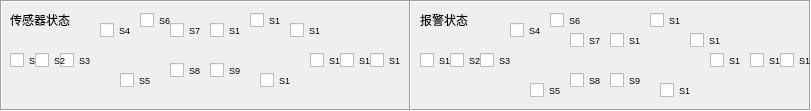
   <widget class="QFrame" name="frame_7">
    <property name="geometry">
     <rect>
      <x>340</x>
      <y>550</y>
      <width>811</width>
      <height>111</height>
     </rect>
    </property>
    <property name="sizePolicy">
     <sizepolicy hsizetype="Expanding" vsizetype="Expanding">
      <horstretch>0</horstretch>
      <verstretch>0</verstretch>
     </sizepolicy>
    </property>
    <property name="frameShape">
     <enum>QFrame::Box</enum>
    </property>
    <property name="frameShadow">
     <enum>QFrame::Sunken</enum>
    </property>
    <widget class="QCheckBox" name="checkBox_S5">
     <property name="geometry">
      <rect>
       <x>120</x>
       <y>70</y>
       <width>31</width>
       <height>20</height>
      </rect>
     </property>
     <property name="sizePolicy">
      <sizepolicy hsizetype="Expanding" vsizetype="Expanding">
       <horstretch>0</horstretch>
       <verstretch>0</verstretch>
      </sizepolicy>
     </property>
     <property name="font">
      <font>
       <pointsize>7</pointsize>
      </font>
     </property>
     <property name="styleSheet">
      <string notr="true">QCheckBox{  
 spacing: 2px;
}
QCheckBox::indicator {
width: 10px;
height: 10px;
};</string>
     </property>
     <property name="text">
      <string>S5</string>
     </property>
    </widget>
    <widget class="QCheckBox" name="checkBox_S1">
     <property name="geometry">
      <rect>
       <x>10</x>
       <y>50</y>
       <width>31</width>
       <height>20</height>
      </rect>
     </property>
     <property name="sizePolicy">
      <sizepolicy hsizetype="Expanding" vsizetype="Expanding">
       <horstretch>0</horstretch>
       <verstretch>0</verstretch>
      </sizepolicy>
     </property>
     <property name="font">
      <font>
       <pointsize>7</pointsize>
      </font>
     </property>
     <property name="styleSheet">
      <string notr="true">QCheckBox{  
 spacing: 2px;
}
QCheckBox::indicator {
width: 10px;
height: 10px;
};</string>
     </property>
     <property name="text">
      <string>S1</string>
     </property>
     <property name="iconSize">
      <size>
       <width>16</width>
       <height>16</height>
      </size>
     </property>
    </widget>
    <widget class="QCheckBox" name="checkBox_S3">
     <property name="geometry">
      <rect>
       <x>60</x>
       <y>50</y>
       <width>31</width>
       <height>20</height>
      </rect>
     </property>
     <property name="sizePolicy">
      <sizepolicy hsizetype="Expanding" vsizetype="Expanding">
       <horstretch>0</horstretch>
       <verstretch>0</verstretch>
      </sizepolicy>
     </property>
     <property name="font">
      <font>
       <pointsize>7</pointsize>
      </font>
     </property>
     <property name="styleSheet">
      <string notr="true">QCheckBox{  
 spacing: 2px;
}
QCheckBox::indicator {
width: 10px;
height: 10px;
};</string>
     </property>
     <property name="text">
      <string>S3</string>
     </property>
    </widget>
    <widget class="QCheckBox" name="checkBox_S6">
     <property name="geometry">
      <rect>
       <x>140</x>
       <y>10</y>
       <width>31</width>
       <height>20</height>
      </rect>
     </property>
     <property name="sizePolicy">
      <sizepolicy hsizetype="Expanding" vsizetype="Expanding">
       <horstretch>0</horstretch>
       <verstretch>0</verstretch>
      </sizepolicy>
     </property>
     <property name="font">
      <font>
       <pointsize>7</pointsize>
      </font>
     </property>
     <property name="styleSheet">
      <string notr="true">QCheckBox{  
 spacing: 2px;
}
QCheckBox::indicator {
width: 10px;
height: 10px;
};</string>
     </property>
     <property name="text">
      <string>S6</string>
     </property>
    </widget>
    <widget class="QCheckBox" name="checkBox_S4">
     <property name="geometry">
      <rect>
       <x>100</x>
       <y>20</y>
       <width>31</width>
       <height>20</height>
      </rect>
     </property>
     <property name="sizePolicy">
      <sizepolicy hsizetype="Expanding" vsizetype="Expanding">
       <horstretch>0</horstretch>
       <verstretch>0</verstretch>
      </sizepolicy>
     </property>
     <property name="font">
      <font>
       <pointsize>7</pointsize>
      </font>
     </property>
     <property name="styleSheet">
      <string notr="true">QCheckBox{  
 spacing: 2px;
}
QCheckBox::indicator {
width: 10px;
height: 10px;
};</string>
     </property>
     <property name="text">
      <string>S4</string>
     </property>
    </widget>
    <widget class="QCheckBox" name="checkBox_S2">
     <property name="geometry">
      <rect>
       <x>35</x>
       <y>50</y>
       <width>31</width>
       <height>20</height>
      </rect>
     </property>
     <property name="sizePolicy">
      <sizepolicy hsizetype="Expanding" vsizetype="Expanding">
       <horstretch>0</horstretch>
       <verstretch>0</verstretch>
      </sizepolicy>
     </property>
     <property name="font">
      <font>
       <pointsize>7</pointsize>
      </font>
     </property>
     <property name="styleSheet">
      <string notr="true">QCheckBox{  
 spacing: 2px;
}
QCheckBox::indicator {
width: 10px;
height: 10px;
};</string>
     </property>
     <property name="text">
      <string>S2</string>
     </property>
     <property name="iconSize">
      <size>
       <width>16</width>
       <height>16</height>
      </size>
     </property>
    </widget>
    <widget class="QCheckBox" name="checkBox_S15">
     <property name="geometry">
      <rect>
       <x>340</x>
       <y>50</y>
       <width>31</width>
       <height>20</height>
      </rect>
     </property>
     <property name="font">
      <font>
       <pointsize>7</pointsize>
      </font>
     </property>
     <property name="styleSheet">
      <string notr="true">QCheckBox{  
 spacing: 2px;
}
QCheckBox::indicator {
width: 10px;
height: 10px;
};</string>
     </property>
     <property name="text">
      <string>S15</string>
     </property>
    </widget>
    <widget class="QCheckBox" name="checkBox_S13">
     <property name="geometry">
      <rect>
       <x>290</x>
       <y>20</y>
       <width>31</width>
       <height>20</height>
      </rect>
     </property>
     <property name="font">
      <font>
       <pointsize>7</pointsize>
      </font>
     </property>
     <property name="styleSheet">
      <string notr="true">QCheckBox{  
 spacing: 2px;
}
QCheckBox::indicator {
width: 10px;
height: 10px;
};</string>
     </property>
     <property name="text">
      <string>S13</string>
     </property>
    </widget>
    <widget class="QCheckBox" name="checkBox_S16">
     <property name="geometry">
      <rect>
       <x>370</x>
       <y>50</y>
       <width>31</width>
       <height>20</height>
      </rect>
     </property>
     <property name="font">
      <font>
       <pointsize>7</pointsize>
      </font>
     </property>
     <property name="styleSheet">
      <string notr="true">QCheckBox{  
 spacing: 2px;
}
QCheckBox::indicator {
width: 10px;
height: 10px;
};</string>
     </property>
     <property name="text">
      <string>S16</string>
     </property>
    </widget>
    <widget class="QCheckBox" name="checkBox_S14">
     <property name="geometry">
      <rect>
       <x>310</x>
       <y>50</y>
       <width>31</width>
       <height>20</height>
      </rect>
     </property>
     <property name="font">
      <font>
       <pointsize>7</pointsize>
      </font>
     </property>
     <property name="styleSheet">
      <string notr="true">QCheckBox{  
 spacing: 2px;
}
QCheckBox::indicator {
width: 10px;
height: 10px;
};</string>
     </property>
     <property name="text">
      <string>S14</string>
     </property>
    </widget>
    <widget class="QLabel" name="label_68">
     <property name="geometry">
      <rect>
       <x>210</x>
       <y>110</y>
       <width>111</width>
       <height>20</height>
      </rect>
     </property>
     <property name="sizePolicy">
      <sizepolicy hsizetype="Expanding" vsizetype="Expanding">
       <horstretch>0</horstretch>
       <verstretch>0</verstretch>
      </sizepolicy>
     </property>
     <property name="text">
      <string>通行传感器状态</string>
     </property>
    </widget>
    <widget class="QCheckBox" name="checkBox_S12">
     <property name="geometry">
      <rect>
       <x>260</x>
       <y>70</y>
       <width>31</width>
       <height>20</height>
      </rect>
     </property>
     <property name="font">
      <font>
       <pointsize>7</pointsize>
      </font>
     </property>
     <property name="styleSheet">
      <string notr="true">QCheckBox{  
 spacing: 2px;
}
QCheckBox::indicator {
width: 10px;
height: 10px;
};</string>
     </property>
     <property name="text">
      <string>S12</string>
     </property>
    </widget>
    <widget class="QCheckBox" name="checkBox_S8">
     <property name="geometry">
      <rect>
       <x>170</x>
       <y>60</y>
       <width>31</width>
       <height>20</height>
      </rect>
     </property>
     <property name="sizePolicy">
      <sizepolicy hsizetype="Expanding" vsizetype="Expanding">
       <horstretch>0</horstretch>
       <verstretch>0</verstretch>
      </sizepolicy>
     </property>
     <property name="font">
      <font>
       <pointsize>7</pointsize>
      </font>
     </property>
     <property name="styleSheet">
      <string notr="true">QCheckBox{  
 spacing: 2px;
}
QCheckBox::indicator {
width: 10px;
height: 10px;
};</string>
     </property>
     <property name="text">
      <string>S8</string>
     </property>
    </widget>
    <widget class="QCheckBox" name="checkBox_S10">
     <property name="geometry">
      <rect>
       <x>210</x>
       <y>20</y>
       <width>31</width>
       <height>20</height>
      </rect>
     </property>
     <property name="sizePolicy">
      <sizepolicy hsizetype="Expanding" vsizetype="Expanding">
       <horstretch>0</horstretch>
       <verstretch>0</verstretch>
      </sizepolicy>
     </property>
     <property name="font">
      <font>
       <pointsize>7</pointsize>
      </font>
     </property>
     <property name="styleSheet">
      <string notr="true">QCheckBox{  
 spacing: 2px;
}
QCheckBox::indicator {
width: 10px;
height: 10px;
};</string>
     </property>
     <property name="text">
      <string>S10</string>
     </property>
    </widget>
    <widget class="QCheckBox" name="checkBox_S9">
     <property name="geometry">
      <rect>
       <x>210</x>
       <y>60</y>
       <width>31</width>
       <height>20</height>
      </rect>
     </property>
     <property name="sizePolicy">
      <sizepolicy hsizetype="Expanding" vsizetype="Expanding">
       <horstretch>0</horstretch>
       <verstretch>0</verstretch>
      </sizepolicy>
     </property>
     <property name="font">
      <font>
       <pointsize>7</pointsize>
      </font>
     </property>
     <property name="styleSheet">
      <string notr="true">QCheckBox{  
 spacing: 2px;
}
QCheckBox::indicator {
width: 10px;
height: 10px;
};</string>
     </property>
     <property name="text">
      <string>S9</string>
     </property>
    </widget>
    <widget class="QCheckBox" name="checkBox_S7">
     <property name="geometry">
      <rect>
       <x>170</x>
       <y>20</y>
       <width>31</width>
       <height>20</height>
      </rect>
     </property>
     <property name="sizePolicy">
      <sizepolicy hsizetype="Expanding" vsizetype="Expanding">
       <horstretch>0</horstretch>
       <verstretch>0</verstretch>
      </sizepolicy>
     </property>
     <property name="font">
      <font>
       <pointsize>7</pointsize>
      </font>
     </property>
     <property name="styleSheet">
      <string notr="true">QCheckBox{  
 spacing: 2px;
}
QCheckBox::indicator {
width: 10px;
height: 10px;
};</string>
     </property>
     <property name="text">
      <string>S7</string>
     </property>
    </widget>
    <widget class="QCheckBox" name="checkBox_S11">
     <property name="geometry">
      <rect>
       <x>250</x>
       <y>10</y>
       <width>31</width>
       <height>20</height>
      </rect>
     </property>
     <property name="sizePolicy">
      <sizepolicy hsizetype="Expanding" vsizetype="Expanding">
       <horstretch>0</horstretch>
       <verstretch>0</verstretch>
      </sizepolicy>
     </property>
     <property name="font">
      <font>
       <pointsize>7</pointsize>
      </font>
     </property>
     <property name="styleSheet">
      <string notr="true">QCheckBox{  
 spacing: 2px;
}
QCheckBox::indicator {
width: 10px;
height: 10px;
};</string>
     </property>
     <property name="text">
      <string>S11</string>
     </property>
    </widget>
    <widget class="QLabel" name="label_41">
     <property name="geometry">
      <rect>
       <x>10</x>
       <y>10</y>
       <width>81</width>
       <height>20</height>
      </rect>
     </property>
     <property name="sizePolicy">
      <sizepolicy hsizetype="Expanding" vsizetype="Expanding">
       <horstretch>0</horstretch>
       <verstretch>0</verstretch>
      </sizepolicy>
     </property>
     <property name="text">
      <string>传感器状态</string>
     </property>
    </widget>
    <widget class="Line" name="line_2">
     <property name="geometry">
      <rect>
       <x>400</x>
       <y>0</y>
       <width>20</width>
       <height>111</height>
      </rect>
     </property>
     <property name="orientation">
      <enum>Qt::Vertical</enum>
     </property>
    </widget>
    <widget class="QCheckBox" name="checkBox_S1_2">
     <property name="geometry">
      <rect>
       <x>420</x>
       <y>50</y>
       <width>31</width>
       <height>20</height>
      </rect>
     </property>
     <property name="sizePolicy">
      <sizepolicy hsizetype="Expanding" vsizetype="Expanding">
       <horstretch>0</horstretch>
       <verstretch>0</verstretch>
      </sizepolicy>
     </property>
     <property name="font">
      <font>
       <pointsize>7</pointsize>
      </font>
     </property>
     <property name="styleSheet">
      <string notr="true">QCheckBox{  
 spacing: 2px;
}
QCheckBox::indicator {
width: 10px;
height: 10px;
};</string>
     </property>
     <property name="text">
      <string>S1</string>
     </property>
     <property name="iconSize">
      <size>
       <width>16</width>
       <height>16</height>
      </size>
     </property>
    </widget>
    <widget class="QCheckBox" name="checkBox_S2_2">
     <property name="geometry">
      <rect>
       <x>450</x>
       <y>50</y>
       <width>31</width>
       <height>20</height>
      </rect>
     </property>
     <property name="sizePolicy">
      <sizepolicy hsizetype="Expanding" vsizetype="Expanding">
       <horstretch>0</horstretch>
       <verstretch>0</verstretch>
      </sizepolicy>
     </property>
     <property name="font">
      <font>
       <pointsize>7</pointsize>
      </font>
     </property>
     <property name="styleSheet">
      <string notr="true">QCheckBox{  
 spacing: 2px;
}
QCheckBox::indicator {
width: 10px;
height: 10px;
};</string>
     </property>
     <property name="text">
      <string>S2</string>
     </property>
     <property name="iconSize">
      <size>
       <width>16</width>
       <height>16</height>
      </size>
     </property>
    </widget>
    <widget class="QCheckBox" name="checkBox_S3_2">
     <property name="geometry">
      <rect>
       <x>480</x>
       <y>50</y>
       <width>31</width>
       <height>20</height>
      </rect>
     </property>
     <property name="sizePolicy">
      <sizepolicy hsizetype="Expanding" vsizetype="Expanding">
       <horstretch>0</horstretch>
       <verstretch>0</verstretch>
      </sizepolicy>
     </property>
     <property name="font">
      <font>
       <pointsize>7</pointsize>
      </font>
     </property>
     <property name="styleSheet">
      <string notr="true">QCheckBox{  
 spacing: 2px;
}
QCheckBox::indicator {
width: 10px;
height: 10px;
};</string>
     </property>
     <property name="text">
      <string>S3</string>
     </property>
    </widget>
    <widget class="QCheckBox" name="checkBox_S4_2">
     <property name="geometry">
      <rect>
       <x>510</x>
       <y>20</y>
       <width>31</width>
       <height>20</height>
      </rect>
     </property>
     <property name="sizePolicy">
      <sizepolicy hsizetype="Expanding" vsizetype="Expanding">
       <horstretch>0</horstretch>
       <verstretch>0</verstretch>
      </sizepolicy>
     </property>
     <property name="font">
      <font>
       <pointsize>7</pointsize>
      </font>
     </property>
     <property name="styleSheet">
      <string notr="true">QCheckBox{  
 spacing: 2px;
}
QCheckBox::indicator {
width: 10px;
height: 10px;
};</string>
     </property>
     <property name="text">
      <string>S4</string>
     </property>
    </widget>
    <widget class="QCheckBox" name="checkBox_S5_2">
     <property name="geometry">
      <rect>
       <x>530</x>
       <y>80</y>
       <width>31</width>
       <height>20</height>
      </rect>
     </property>
     <property name="sizePolicy">
      <sizepolicy hsizetype="Expanding" vsizetype="Expanding">
       <horstretch>0</horstretch>
       <verstretch>0</verstretch>
      </sizepolicy>
     </property>
     <property name="font">
      <font>
       <pointsize>7</pointsize>
      </font>
     </property>
     <property name="styleSheet">
      <string notr="true">QCheckBox{  
 spacing: 2px;
}
QCheckBox::indicator {
width: 10px;
height: 10px;
};</string>
     </property>
     <property name="text">
      <string>S5</string>
     </property>
    </widget>
    <widget class="QCheckBox" name="checkBox_S6_2">
     <property name="geometry">
      <rect>
       <x>550</x>
       <y>10</y>
       <width>31</width>
       <height>20</height>
      </rect>
     </property>
     <property name="sizePolicy">
      <sizepolicy hsizetype="Expanding" vsizetype="Expanding">
       <horstretch>0</horstretch>
       <verstretch>0</verstretch>
      </sizepolicy>
     </property>
     <property name="font">
      <font>
       <pointsize>7</pointsize>
      </font>
     </property>
     <property name="styleSheet">
      <string notr="true">QCheckBox{  
 spacing: 2px;
}
QCheckBox::indicator {
width: 10px;
height: 10px;
};</string>
     </property>
     <property name="text">
      <string>S6</string>
     </property>
    </widget>
    <widget class="QCheckBox" name="checkBox_S7_2">
     <property name="geometry">
      <rect>
       <x>570</x>
       <y>30</y>
       <width>31</width>
       <height>20</height>
      </rect>
     </property>
     <property name="sizePolicy">
      <sizepolicy hsizetype="Expanding" vsizetype="Expanding">
       <horstretch>0</horstretch>
       <verstretch>0</verstretch>
      </sizepolicy>
     </property>
     <property name="font">
      <font>
       <pointsize>7</pointsize>
      </font>
     </property>
     <property name="styleSheet">
      <string notr="true">QCheckBox{  
 spacing: 2px;
}
QCheckBox::indicator {
width: 10px;
height: 10px;
};</string>
     </property>
     <property name="text">
      <string>S7</string>
     </property>
    </widget>
    <widget class="QCheckBox" name="checkBox_S8_2">
     <property name="geometry">
      <rect>
       <x>570</x>
       <y>70</y>
       <width>31</width>
       <height>20</height>
      </rect>
     </property>
     <property name="sizePolicy">
      <sizepolicy hsizetype="Expanding" vsizetype="Expanding">
       <horstretch>0</horstretch>
       <verstretch>0</verstretch>
      </sizepolicy>
     </property>
     <property name="font">
      <font>
       <pointsize>7</pointsize>
      </font>
     </property>
     <property name="styleSheet">
      <string notr="true">QCheckBox{  
 spacing: 2px;
}
QCheckBox::indicator {
width: 10px;
height: 10px;
};</string>
     </property>
     <property name="text">
      <string>S8</string>
     </property>
    </widget>
    <widget class="QCheckBox" name="checkBox_S10_2">
     <property name="geometry">
      <rect>
       <x>610</x>
       <y>30</y>
       <width>31</width>
       <height>20</height>
      </rect>
     </property>
     <property name="sizePolicy">
      <sizepolicy hsizetype="Expanding" vsizetype="Expanding">
       <horstretch>0</horstretch>
       <verstretch>0</verstretch>
      </sizepolicy>
     </property>
     <property name="font">
      <font>
       <pointsize>7</pointsize>
      </font>
     </property>
     <property name="styleSheet">
      <string notr="true">QCheckBox{  
 spacing: 2px;
}
QCheckBox::indicator {
width: 10px;
height: 10px;
};</string>
     </property>
     <property name="text">
      <string>S10</string>
     </property>
    </widget>
    <widget class="QCheckBox" name="checkBox_S9_2">
     <property name="geometry">
      <rect>
       <x>610</x>
       <y>70</y>
       <width>31</width>
       <height>20</height>
      </rect>
     </property>
     <property name="sizePolicy">
      <sizepolicy hsizetype="Expanding" vsizetype="Expanding">
       <horstretch>0</horstretch>
       <verstretch>0</verstretch>
      </sizepolicy>
     </property>
     <property name="font">
      <font>
       <pointsize>7</pointsize>
      </font>
     </property>
     <property name="styleSheet">
      <string notr="true">QCheckBox{  
 spacing: 2px;
}
QCheckBox::indicator {
width: 10px;
height: 10px;
};</string>
     </property>
     <property name="text">
      <string>S9</string>
     </property>
    </widget>
    <widget class="QCheckBox" name="checkBox_S11_2">
     <property name="geometry">
      <rect>
       <x>650</x>
       <y>10</y>
       <width>31</width>
       <height>20</height>
      </rect>
     </property>
     <property name="sizePolicy">
      <sizepolicy hsizetype="Expanding" vsizetype="Expanding">
       <horstretch>0</horstretch>
       <verstretch>0</verstretch>
      </sizepolicy>
     </property>
     <property name="font">
      <font>
       <pointsize>7</pointsize>
      </font>
     </property>
     <property name="styleSheet">
      <string notr="true">QCheckBox{  
 spacing: 2px;
}
QCheckBox::indicator {
width: 10px;
height: 10px;
};</string>
     </property>
     <property name="text">
      <string>S11</string>
     </property>
    </widget>
    <widget class="QCheckBox" name="checkBox_S13_2">
     <property name="geometry">
      <rect>
       <x>690</x>
       <y>30</y>
       <width>31</width>
       <height>20</height>
      </rect>
     </property>
     <property name="font">
      <font>
       <pointsize>7</pointsize>
      </font>
     </property>
     <property name="styleSheet">
      <string notr="true">QCheckBox{  
 spacing: 2px;
}
QCheckBox::indicator {
width: 10px;
height: 10px;
};</string>
     </property>
     <property name="text">
      <string>S13</string>
     </property>
    </widget>
    <widget class="QCheckBox" name="checkBox_S12_2">
     <property name="geometry">
      <rect>
       <x>660</x>
       <y>80</y>
       <width>31</width>
       <height>20</height>
      </rect>
     </property>
     <property name="font">
      <font>
       <pointsize>7</pointsize>
      </font>
     </property>
     <property name="styleSheet">
      <string notr="true">QCheckBox{  
 spacing: 2px;
}
QCheckBox::indicator {
width: 10px;
height: 10px;
};</string>
     </property>
     <property name="text">
      <string>S12</string>
     </property>
    </widget>
    <widget class="QCheckBox" name="checkBox_S14_2">
     <property name="geometry">
      <rect>
       <x>710</x>
       <y>50</y>
       <width>31</width>
       <height>20</height>
      </rect>
     </property>
     <property name="font">
      <font>
       <pointsize>7</pointsize>
      </font>
     </property>
     <property name="styleSheet">
      <string notr="true">QCheckBox{  
 spacing: 2px;
}
QCheckBox::indicator {
width: 10px;
height: 10px;
};</string>
     </property>
     <property name="text">
      <string>S14</string>
     </property>
    </widget>
    <widget class="QCheckBox" name="checkBox_S15_2">
     <property name="geometry">
      <rect>
       <x>750</x>
       <y>50</y>
       <width>31</width>
       <height>20</height>
      </rect>
     </property>
     <property name="font">
      <font>
       <pointsize>7</pointsize>
      </font>
     </property>
     <property name="styleSheet">
      <string notr="true">QCheckBox{  
 spacing: 2px;
}
QCheckBox::indicator {
width: 10px;
height: 10px;
};</string>
     </property>
     <property name="text">
      <string>S15</string>
     </property>
    </widget>
    <widget class="QCheckBox" name="checkBox_S16_2">
     <property name="geometry">
      <rect>
       <x>780</x>
       <y>50</y>
       <width>31</width>
       <height>20</height>
      </rect>
     </property>
     <property name="font">
      <font>
       <pointsize>7</pointsize>
      </font>
     </property>
     <property name="styleSheet">
      <string notr="true">QCheckBox{  
 spacing: 2px;
}
QCheckBox::indicator {
width: 10px;
height: 10px;
};</string>
     </property>
     <property name="text">
      <string>S16</string>
     </property>
    </widget>
    <widget class="QLabel" name="label_42">
     <property name="geometry">
      <rect>
       <x>420</x>
       <y>10</y>
       <width>81</width>
       <height>20</height>
      </rect>
     </property>
     <property name="sizePolicy">
      <sizepolicy hsizetype="Expanding" vsizetype="Expanding">
       <horstretch>0</horstretch>
       <verstretch>0</verstretch>
      </sizepolicy>
     </property>
     <property name="text">
      <string>报警状态</string>
     </property>
    </widget>
   </widget>
